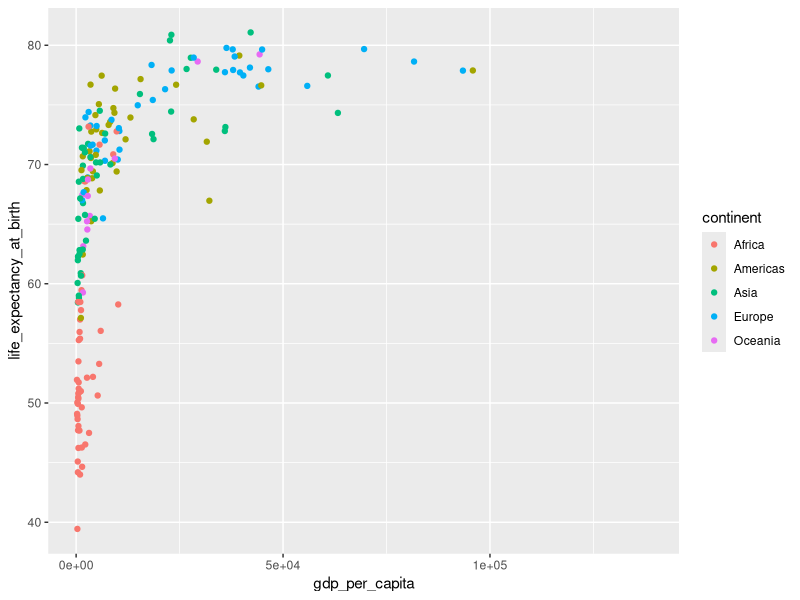
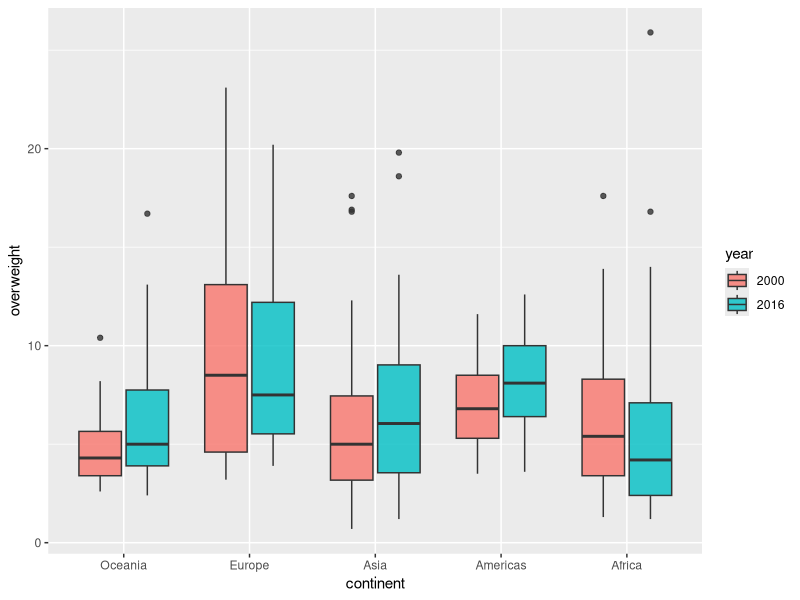
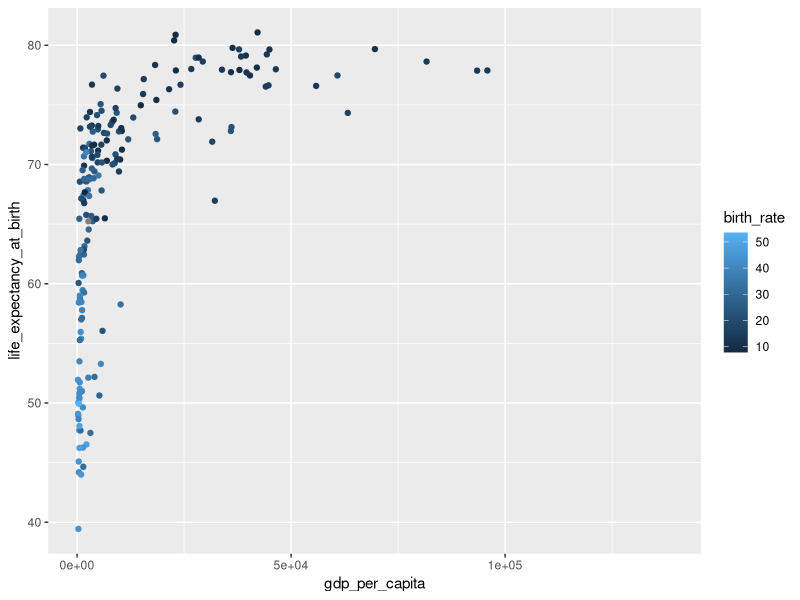
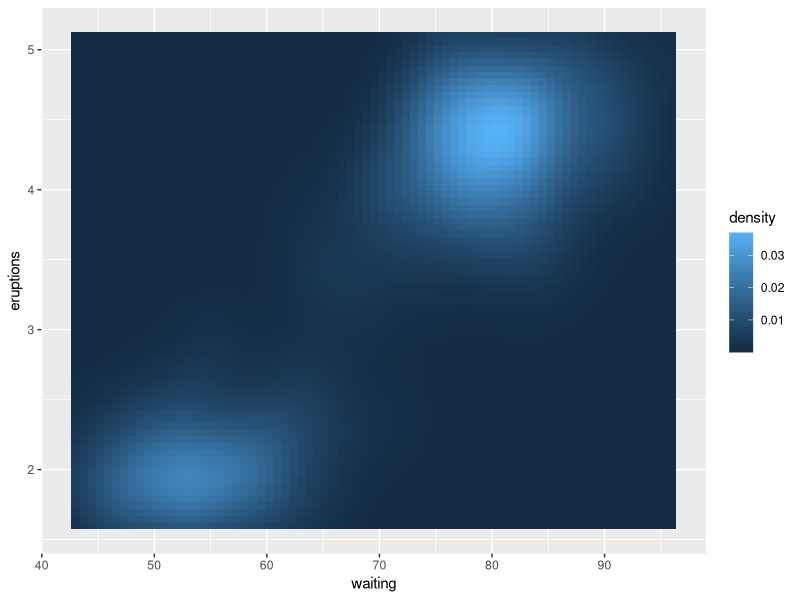

Generate these figures, in order, with R:
library(tidyverse)

world_bank_countries <- read_csv("data/world_bank_countries.csv")


# color -> discrete variable ----------------------------------------------
world_bank_countries %>% 
  filter(year == 2000) %>%
  ggplot(aes(gdp_per_capita, y = life_expectancy_at_birth,
             color = continent)) +
  geom_point() 


# fill -> discrete variable ----------------------------------------------
world_bank_countries %>% 
  filter(year %in% c(2000, 2016)) %>% 
  mutate(
    year = year %>% as_factor,
    continent = continent %>% as_factor %>% 
      fct_relevel("Oceania", "Europe", "Asia", "Americas", "Africa")) %>%
  ggplot(aes(x = continent,
             y = overweight,
             fill = year)) + 
  geom_boxplot(width = 0.75, 
               alpha = .8,
               position = position_dodge2(padding = 0.1))


# color -> continuous variable --------------------------------------------
world_bank_countries %>% 
  filter(year == 2000) %>%
  ggplot(aes(gdp_per_capita, y = life_expectancy_at_birth,
             color = birth_rate)) +
  geom_point()

# fill -> continuous variable --------------------------------------------
ggplot(faithfuld, aes(waiting, eruptions, 
                      fill = density)) +
  geom_tile()
